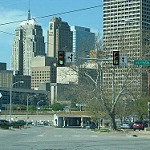
#> input picture Images/building1.jpg, 150 x 150 px, found by its file name
$ jupyter execute --allow-errors 04-deploy.ipynb   (shell and % lines are left out)
#> lines starting #> are read from the running program, lines starting #| are printed output that depends on the picture
# 03 - Deploy

[cell 1]
import boto3
import sagemaker
import time
from time import strftime

#> (the rest of this cell did not finish here and is left out)

[cell 2]
import boto3
import sagemaker
import time
from time import strftime

[cell 3]
from sagemaker.pytorch import PyTorch
from sagemaker import get_execution_role
from sagemaker.debugger import TensorBoardOutputConfig

## Deploy to Endpoint

[cell 4]
from sagemaker.pytorch import PyTorchModel
from sagemaker.serializers import JSONSerializer
from sagemaker.deserializers import JSONDeserializer

Get the `model_data` from the models uploaded to S3 of the aboved training

Once your debugging is done, it's better to simply call `pt_estimator.deploy`

#> (a cell that did not finish here is left out)

#> (a cell that did not finish here is left out)

## Predictor

[cell 7]
import numpy as np
from PIL import Image
import requests
from io import BytesIO
from sagemaker.pytorch import PyTorchPredictor

Predictor is also not needed to be created again, but today we want to be verbose

#> (a cell that did not finish here is left out)

[cell 9]
def predict(source):
    if "http" in source:
        response = requests.get(source)
        im = Image.open(BytesIO(response.content))
    else:
        im = Image.open(source).convert("RGB")
#> im is the input picture: PIL image 150x150 RGB; mean R, G, B 108.1, 136.9, 131.9

    inputs = {"inputs": np.array(im)}

    out = predictor_new.predict(inputs)
    print(out)
    im.show()

#> (a cell that did not finish here is left out)

#> (a cell that did not finish here is left out)

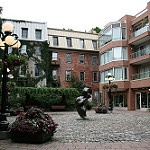
#> input picture Images/building2.jpg, 150 x 150 px, found by its file name
#> in predict, im is the input picture: PIL image 150x150 RGB; mean R, G, B 123.6, 121.2, 115.4

#> (a cell that did not finish here is left out)

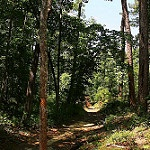
#> input picture Images/forest1.jpg, 150 x 150 px, found by its file name
#> in predict, im is the input picture: PIL image 150x150 RGB; mean R, G, B 70.5, 70.8, 51.5

#> (a cell that did not finish here is left out)

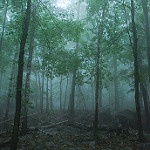
#> input picture Images/forest2.jpg, 150 x 150 px, found by its file name
#> in predict, im is the input picture: PIL image 150x150 RGB; mean R, G, B 67, 96.3, 90.3

#> (a cell that did not finish here is left out)

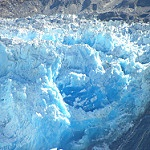
#> input picture Images/glacier1.jpg, 150 x 150 px, found by its file name
#> in predict, im is the input picture: PIL image 150x150 RGB; mean R, G, B 118, 168.3, 199.7

#> (a cell that did not finish here is left out)

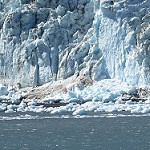
#> input picture Images/glacier2.jpg, 150 x 150 px, found by its file name
#> in predict, im is the input picture: PIL image 150x150 RGB; mean R, G, B 127.4, 148.6, 162.1
